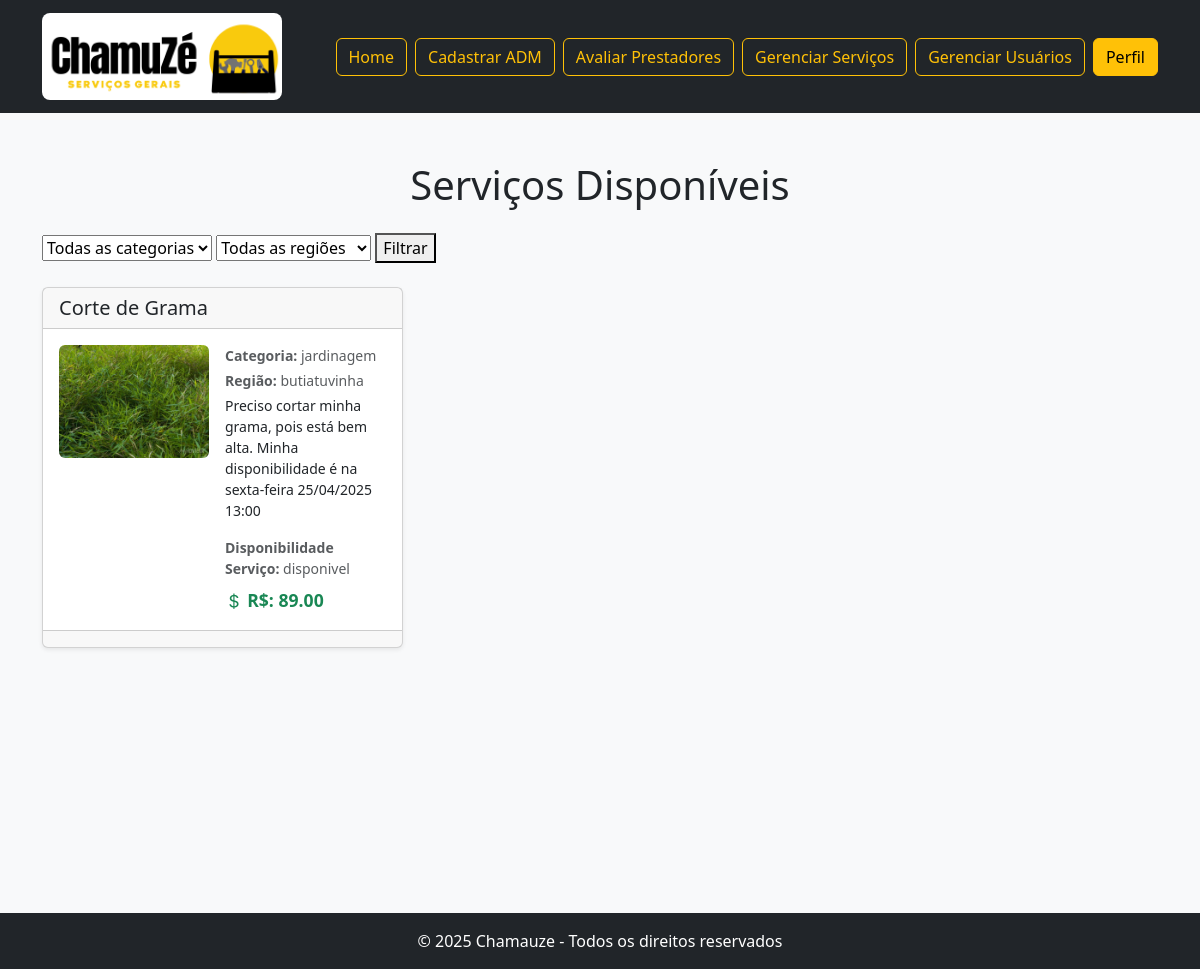
The page /prestador/inicialPrestador.php (signed in) on the database its author committed.
### tables this page shows
CREATE TABLE `servico` (
  `id_servico` int(11) NOT NULL AUTO_INCREMENT,
  `descricao` text NOT NULL,
  `titulo` varchar(255) NOT NULL,
  `img_servico` varchar(255) NOT NULL,
  `categoria` varchar(255) NOT NULL,
  `status_servico` enum('disponivel','aceito') DEFAULT 'disponivel',
  `local_servico` varchar(100) NOT NULL,
  `preco` decimal(10,2) NOT NULL,
  `id_solicitante` int(11) DEFAULT NULL,
  `id_prestador` int(11) DEFAULT NULL,
  PRIMARY KEY (`id_servico`),
  KEY `id_solicitante` (`id_solicitante`),
  KEY `id_prestador` (`id_prestador`),
  CONSTRAINT `servico_ibfk_1` FOREIGN KEY (`id_solicitante`) REFERENCES `solicitante` (`id_solicitante`),
  CONSTRAINT `servico_ibfk_2` FOREIGN KEY (`id_prestador`) REFERENCES `prestador` (`id_prestador`)
);

### config/conexao.php (called while the page is built, shortened)
<?php
if (!function_exists('conectaDB')) {
    function conectaDB() {
        static $conexao = null;
        if ($conexao === null) {
            $host = 'localhost:3306';
            $db_name = 'chamuze';
            $user_name = 'root';
            $password = '';
            $conexao = new mysqli($host, $user_name, $password, $db_name);
        }
        return $conexao;
    }
}

### classes/Servico.php (called while the page is built, shortened)
<?php
class Servico
{
    private $conexao;
    public function __construct()
    {
        include __DIR__ . '/../config/conexao.php';
        $this->conexao = conectaDB();
    }
    public function buscarTodosDisponiveis()
    {
        $status_servico = "disponivel";
        $sql = "SELECT * FROM servico WHERE status_servico = ?";
        $stmt = $this->conexao->prepare($sql);
        $stmt->bind_param("s", $status_servico);
        $stmt->execute();
        $result = $stmt->get_result();
        return $result->fetch_all(MYSQLI_ASSOC);
    }
}
?>

### prestador/inicialPrestador.php (the view, shortened to what this page needs)
<?php
include "../classes/Servico.php";
$servico = new Servico();
$categoriaSelecionada = isset($_GET['categoria']) && $_GET['categoria'] !== 'null' ? $_GET['categoria'] : null;
$regiaoSelecionada = isset($_GET['local_servico']) && $_GET['local_servico'] !== 'null' ? $_GET['local_servico'] : null;
if ($categoriaSelecionada && $regiaoSelecionada) {
    $servicos = $servico->buscarPorCategoriaeRegiao($regiaoSelecionada, $categoriaSelecionada);
} elseif ($categoriaSelecionada) {
    $servicos = $servico->buscarPorCategoria($categoriaSelecionada);
} elseif ($regiaoSelecionada) {
    $servicos = $servico->buscarPorRegiao($regiaoSelecionada);
} else {
    $servicos = $servico->buscarTodosDisponiveis();
}
?>
<!DOCTYPE html>
<html lang="pt-br">
<head>
    <link href="https://cdn.jsdelivr.net/npm/bootstrap@5.3.3/dist/css/bootstrap.min.css" rel="stylesheet">
    <link rel="stylesheet" href="estiloInicialPrestador.css">
    <link rel="stylesheet" href="https://cdn.jsdelivr.net/npm/bootstrap-icons/font/bootstrap-icons.css">
</head>
<body class="bg-light vh-100">
    <main class="container flex-grow-1 py-4 vh-100">
        <h1 class="text-center mt-4 mb-4">Serviços Disponíveis</h1>
        <div class="d-flex justify-content-between align-items-center mb-4 flex-wrap gap-3">
            <form action="" method="get" class="filtro">
                <select name="categoria">
                    <option value="null">Todas as categorias</option>
                </select>
                <select name="local_servico">
                    <option value="null" <?= $regiaoSelecionada == "null" ? "selected" : "" ?>>Todas as regiões</option>
                </select>
                <button type="submit">Filtrar</button>
            </form>
        </div>
        <div class="row row-cols-1 row-cols-md-2 row-cols-lg-3 g-3">
            <?php foreach ($servicos as $row):
                if ($row['status_servico'] == "aceito") {
                    $headerCard = "card-header bg-success-subtle d-flex justify-content-between";
                    $letraCard = "block";
                } else {
                    $headerCard = "card-header d-flex";
                }
                ?>
                <div class="col">
                    <a href="verServico.php?id_servico=<?= $row['id_servico'] ?>" class="text-decoration-none text-dark">
                        <div class="card shadow-sm h-100 position-relative">
                            <div class="<?= $headerCard ?>">
                                <h5 class="card-title mb-0"><?= $row['titulo'] ?></h5>
                            </div>
                            <div class="card-body d-flex flex-column flex-md-row">
                                <div class="flex-shrink-0 me-md-3 mb-3 mb-md-0 text-center">
                                    <img src="<?= $row['img_servico'] ?>" class="img-fluid rounded" alt="Imagem do Serviço"
                                        style="max-width: 150px; max-height: 150px; object-fit: cover;">
                                </div>
                                <div class="flex-grow-1">
                                    <p class="text-muted mb-1 small"><strong>Categoria:</strong> <?= $row['categoria'] ?>
                                    </p>
                                    <p class="text-muted mb-1 small"><strong>Região:</strong> <?= $row['local_servico'] ?>
                                    </p>
                                    <p class="card-text small"><?= $row['descricao'] ?></p>
                                    <p class="text-muted mb-2 small"><strong>Disponibilidade Serviço:</strong>
                                        <?= $row['status_servico'] ?></p>
                                    <p class="fw-bold text-success mb-0" style="font-size: 1.1em;">
                                        <i class="bi bi-currency-dollar"></i> R$: <?= $row['preco'] ?>
                                    </p>
                                </div>
                            </div>
                            <div class="card-footer d-flex justify-content-end">
                            </div>
                        </div>
                    </a>
                </div>
            <?php endforeach; ?>
        </div>
    </main>
    <?php include "../footer.php"; ?>
</body>
</html>

### prestador/estiloInicialPrestador.css (style rules this page uses)
.card { transition: transform 0.3s ease, background-color 0.3s ease; }

### rows shown on the page
servico: titulo "Corte de Grama", img_servico (picture), categoria "jardinagem", local_servico "butiatuvinha", descricao "Preciso cortar minha grama, pois está bem alta. Minha disponibilidade é na sexta-feira 25/04/2025 13:00", status_servico "disponivel", preco "89.00"
